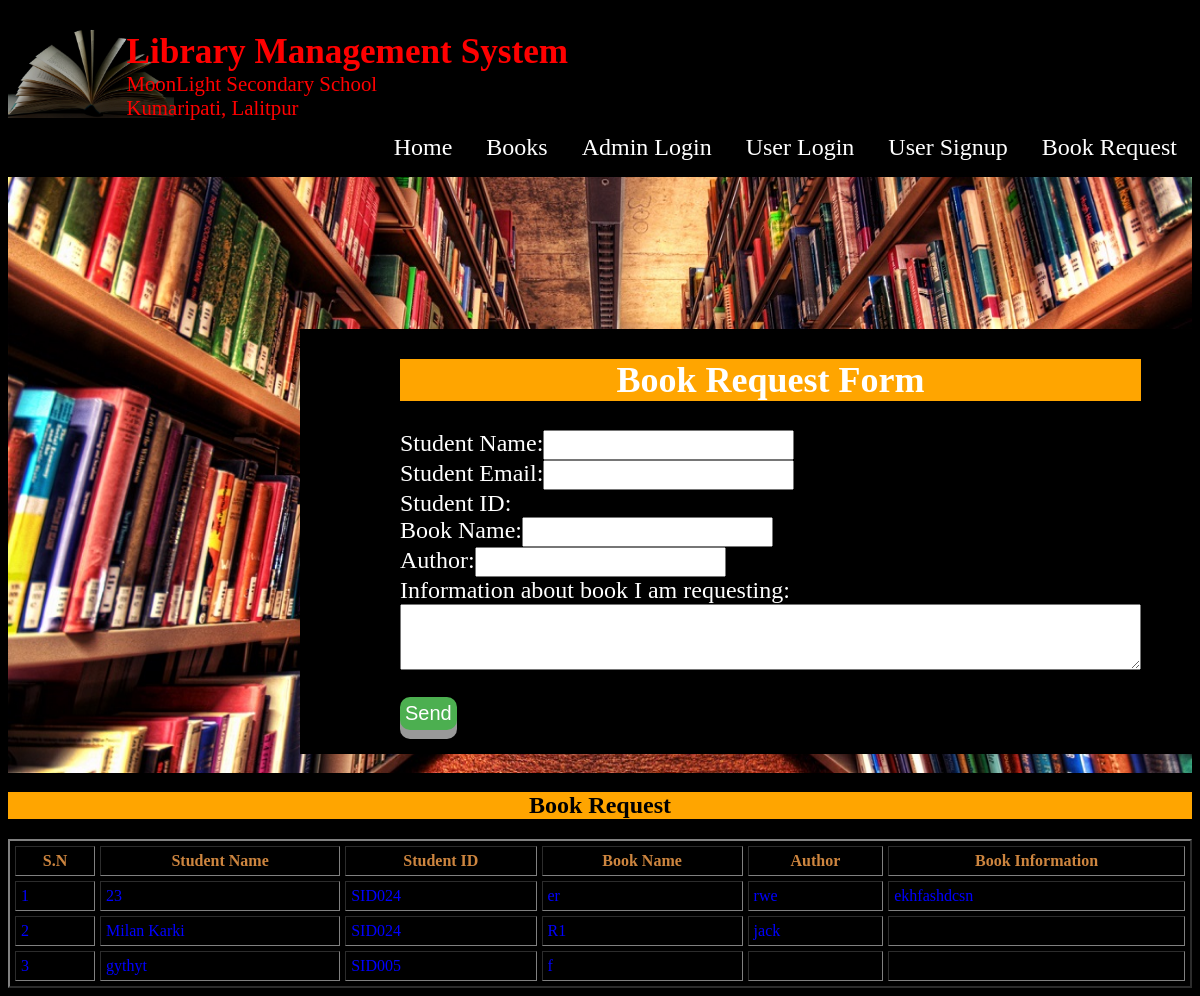
The app's page /BookReq.php with its own data.
### tables this page shows
CREATE TABLE IF NOT EXISTS `bookreq` (
  `id` int(10) unsigned NOT NULL,
  `Student_Name` varchar(170) DEFAULT NULL,
  `Student_ID` varchar(150) DEFAULT NULL,
  `Book_Name` varchar(150) DEFAULT NULL,
  `Author` varchar(150) DEFAULT NULL,
  `Information` varchar(150) DEFAULT NULL
);

### BookReq.php (the view, shortened to what this page needs)
<html>
<head>
</head>
	<body style="background-color:black;">
		<?php include('menu.php'); ?>
			<div class="text-block">
				<form name="Send" method="POST" onSubmit="return check()">
					<center id="center"><h2>Book Request Form</h2></center>
					Student Name:<input type="text" id="name" name="name" autocomplete="off" required><br>
					Student Email:<input type="email" id="Email" onBlur="getstudent()" name="Email" autocomplete="off" required><br>
					Student ID:<span  id="get_student_id" name="id" ></span><br>
					Book Name:<input type="text" id="bname" name="bname" autocomplete="off" required><br>
					Author:<input type="text" id="author" name="author" autocomplete="off"><br>
					Information about book I am requesting:<br><textarea name="text" rows="4" cols="90"></textarea><br><br>
					<button class="button" type="submit" id="Send" name="Send">Send</button>
				</form>
			</div>
		</div>
		<?php
				include("connect.php");
				$query = "SELECT * from bookreq";
				$result = mysqli_query($conn,$query);
				$cnt=1;
				if(mysqli_num_rows($result)>0){
					echo '<center id="center"><h2>Book Request</h2></center>';
					echo '<table border="2" align="center" id="table" cellpadding="5" cellspacing="5">';
					echo '<tr>';
					echo '<th> S.N </th>';
					echo '<th> Student Name </th>';
					echo '<th> Student ID </th>';
					echo '<th> Book Name </th>';
					echo '<th> Author </th>';
					echo '<th> Book Information </th>';
					echo '</tr>';
					while($row = mysqli_fetch_assoc($result)){  ?>
						<tr>
						<td><?php echo $cnt; ?></td>
						<td><?php echo $row["Student_Name"]; ?></td>
						<td><?php echo $row["Student_ID"]; ?></td>
						<td><?php echo $row["Book_Name"]; ?></td>
						<td><?php echo $row["Author"]; ?></td>
						<td><?php echo $row["Information"]; ?></td>
						</tr><?php
						$cnt=$cnt+1;
					}
				}
				?>
				</table>
	</body>
</html>

### BookReq.php (style rules this page uses)
input,select { font-size:14pt; height:30px; }
th { color:Peru ; }
.text-block { position: absolute; top: 33%; left:25%; background-color: black; color: white; padding-left: 100px; padding-right: 100px; font-size:x-large; }
#table { color:blue; width:100%; }
#center { background-color:orange; }
.button { display: inline-block; padding: 5px 5px; font-size: 20px; cursor: pointer; text-align: center; text-decoration: none; outline: none; color: #fff; background-color: #4CAF50; border: none; border-radius: 10px; box-shadow: 0 9px #999; }

### records on screen
bookreq: Student_Name "23", Student_ID "SID024", Book_Name "er", Author "rwe", Information "ekhfashdcsn"
bookreq: Student_Name "Milan Karki", Student_ID "SID024", Book_Name "R1", Author "jack"
bookreq: Student_Name "gythyt", Student_ID "SID005", Book_Name "f"
